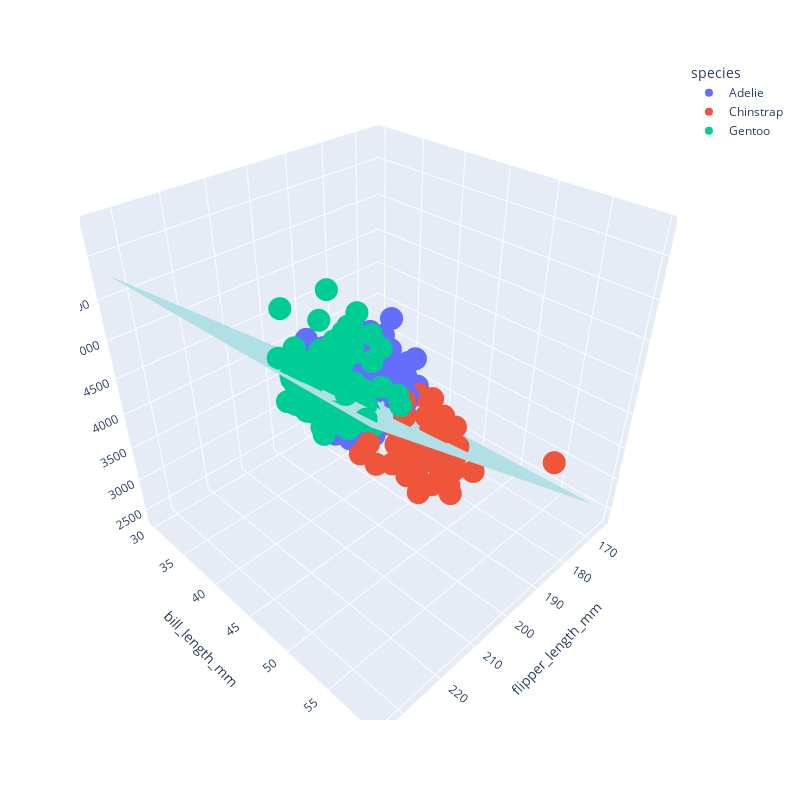

Notebook cell for this chart:
### Code cell
fig = px.scatter_3d(df, x='flipper_length_mm', y='bill_length_mm', z='body_mass_g', color='species', width=800, height=800)
grey = [[0, 'rgb(176,224,230)'], [1, 'rgb(176,224,230)']]
fig.add_trace(go.Surface(x=x_plane, y=y_plane, z=z_plane, colorscale=grey, opacityscale=0.05,  showscale=False))
fig.show()
